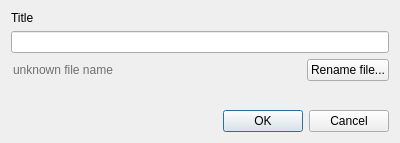
<?xml version="1.0" encoding="UTF-8"?>
<ui version="4.0">
 <class>DocProperty</class>
 <widget class="QDialog" name="DocProperty">
  <property name="geometry">
   <rect>
    <x>0</x>
    <y>0</y>
    <width>400</width>
    <height>143</height>
   </rect>
  </property>
  <property name="windowTitle">
   <string>Document property</string>
  </property>
  <layout class="QVBoxLayout" name="verticalLayout">
   <item>
    <widget class="QLabel" name="label">
     <property name="text">
      <string>Title</string>
     </property>
     <property name="buddy">
      <cstring>ETitle</cstring>
     </property>
    </widget>
   </item>
   <item>
    <widget class="QLineEdit" name="ETitle"/>
   </item>
   <item>
    <layout class="QHBoxLayout" name="horizontalLayout_2">
     <item>
      <widget class="QLineEdit" name="LEFileName">
       <property name="palette">
        <palette>
         <active>
          <colorrole role="Text">
           <brush brushstyle="SolidPattern">
            <color alpha="255">
             <red>112</red>
             <green>112</green>
             <blue>112</blue>
            </color>
           </brush>
          </colorrole>
          <colorrole role="Base">
           <brush brushstyle="SolidPattern">
            <color alpha="0">
             <red>255</red>
             <green>255</green>
             <blue>255</blue>
            </color>
           </brush>
          </colorrole>
         </active>
         <inactive>
          <colorrole role="Text">
           <brush brushstyle="SolidPattern">
            <color alpha="255">
             <red>112</red>
             <green>112</green>
             <blue>112</blue>
            </color>
           </brush>
          </colorrole>
          <colorrole role="Base">
           <brush brushstyle="SolidPattern">
            <color alpha="0">
             <red>255</red>
             <green>255</green>
             <blue>255</blue>
            </color>
           </brush>
          </colorrole>
         </inactive>
         <disabled>
          <colorrole role="Text">
           <brush brushstyle="SolidPattern">
            <color alpha="255">
             <red>117</red>
             <green>116</green>
             <blue>118</blue>
            </color>
           </brush>
          </colorrole>
          <colorrole role="Base">
           <brush brushstyle="SolidPattern">
            <color alpha="255">
             <red>235</red>
             <green>233</green>
             <blue>237</blue>
            </color>
           </brush>
          </colorrole>
         </disabled>
        </palette>
       </property>
       <property name="acceptDrops">
        <bool>false</bool>
       </property>
       <property name="autoFillBackground">
        <bool>true</bool>
       </property>
       <property name="text">
        <string>unknown file name</string>
       </property>
       <property name="frame">
        <bool>false</bool>
       </property>
       <property name="readOnly">
        <bool>true</bool>
       </property>
      </widget>
     </item>
     <item>
      <widget class="QPushButton" name="PBRename">
       <property name="text">
        <string>Rename file...</string>
       </property>
      </widget>
     </item>
    </layout>
   </item>
   <item>
    <spacer name="verticalSpacer">
     <property name="orientation">
      <enum>Qt::Vertical</enum>
     </property>
     <property name="sizeHint" stdset="0">
      <size>
       <width>20</width>
       <height>5</height>
      </size>
     </property>
    </spacer>
   </item>
   <item>
    <layout class="QHBoxLayout" name="horizontalLayout">
     <item>
      <spacer name="horizontalSpacer">
       <property name="orientation">
        <enum>Qt::Horizontal</enum>
       </property>
       <property name="sizeHint" stdset="0">
        <size>
         <width>40</width>
         <height>20</height>
        </size>
       </property>
      </spacer>
     </item>
     <item>
      <widget class="QDialogButtonBox" name="buttonBox">
       <property name="orientation">
        <enum>Qt::Horizontal</enum>
       </property>
       <property name="standardButtons">
        <set>QDialogButtonBox::Cancel|QDialogButtonBox::Ok</set>
       </property>
      </widget>
     </item>
    </layout>
   </item>
  </layout>
 </widget>
 <tabstops>
  <tabstop>ETitle</tabstop>
  <tabstop>buttonBox</tabstop>
  <tabstop>LEFileName</tabstop>
 </tabstops>
 <resources/>
 <connections>
  <connection>
   <sender>buttonBox</sender>
   <signal>accepted()</signal>
   <receiver>DocProperty</receiver>
   <slot>accept()</slot>
   <hints>
    <hint type="sourcelabel">
     <x>248</x>
     <y>254</y>
    </hint>
    <hint type="destinationlabel">
     <x>157</x>
     <y>274</y>
    </hint>
   </hints>
  </connection>
  <connection>
   <sender>buttonBox</sender>
   <signal>rejected()</signal>
   <receiver>DocProperty</receiver>
   <slot>reject()</slot>
   <hints>
    <hint type="sourcelabel">
     <x>316</x>
     <y>260</y>
    </hint>
    <hint type="destinationlabel">
     <x>286</x>
     <y>274</y>
    </hint>
   </hints>
  </connection>
 </connections>
</ui>
